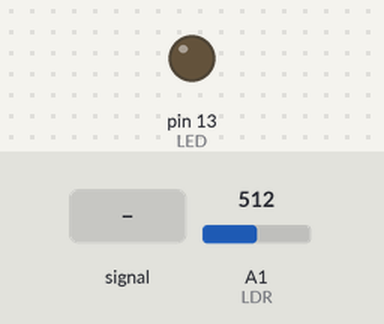
A sketch run on a simulated Arduino Uno, built with avr-gcc and run on an emulated ATmega328P. Shown: output pins drawn as LEDs (lit = HIGH). The test bench sets the inputs (shaded band); at power-on: A1 (LDR) = 512. What the sketch prints to the serial monitor is not drawn.

Above: at 1.2 s.
1.3 s: A1 (LDR) fed a 200 Hz sine of ±460 counts around its level
At 2.4 s:
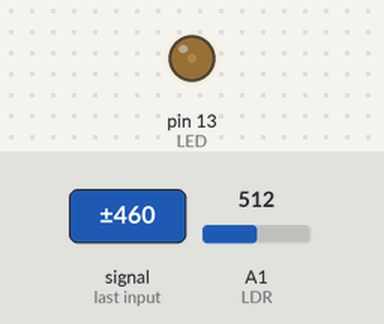
2.8 s: A1 (LDR) set to 1023
At 4.0 s:
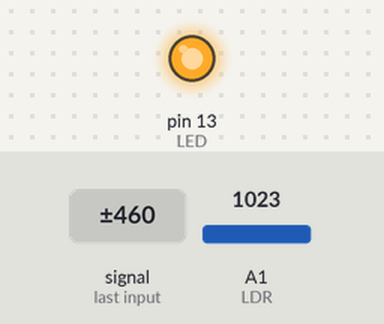
4.3 s: A1 (LDR) set to 915
At 5.2 s:
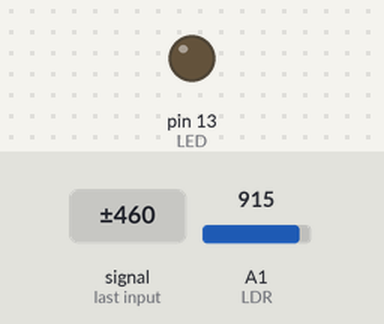
5.8 s: A1 (LDR) set to 935
At 6.3 s:
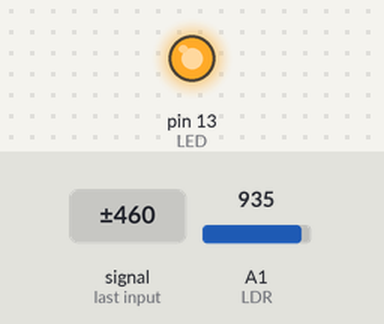
Timing chart, 0 to 8.3 s (numbered marks = the images above; inputs shaded):
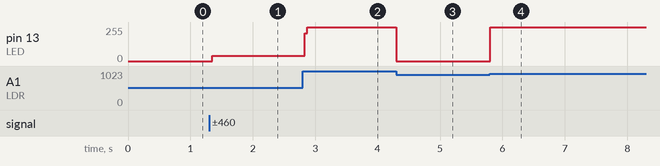

The sketch:

sketch.ino
```cpp
#define LED 13
#define LDR A1
#define DELAY_TIME 100

void setup()
{
    Serial.begin(115200);
    pinMode(LED, OUTPUT);
    pinMode(LDR, INPUT);
}

void loop()
{
    int val = analogRead(LDR);
    Serial.println(val);
    if (val >= 925) digitalWrite(LED, HIGH);
    else digitalWrite(LED, LOW);
}
```

Measured:
- after the input at 1.3 s, pin 13 (LED): 0/255 → 38/255 after 0.05 s
- after the input at 2.8 s, pin 13 (LED): 38/255 → 255/255 at once
- after the input at 4.3 s, pin 13 (LED): 255/255 → 0/255 at once
- after the input at 5.8 s, pin 13 (LED): 0/255 → 255/255 at once
